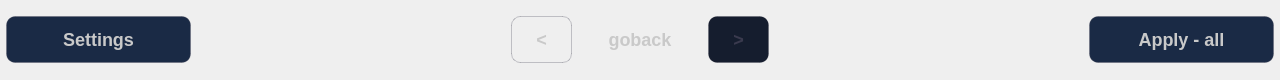
         <widget class="QFrame" name="functionbottomframe">
          <property name="geometry">
           <rect>
            <x>0</x>
            <y>320</y>
            <width>1280</width>
            <height>80</height>
           </rect>
          </property>
          <property name="font">
           <font>
            <family>WenQuanYi Micro Hei</family>
           </font>
          </property>
          <property name="cursor">
           <cursorShape>BlankCursor</cursorShape>
          </property>
          <property name="contextMenuPolicy">
           <enum>Qt::NoContextMenu</enum>
          </property>
          <property name="styleSheet">
           <string notr="true">#functionbottomframe {
    background-color: #101C30;
    border-radius: 9px;
    border: 1px solid rgba(74, 74, 90, 0.4);
}
QPushButton{
    background-color: #1A2A45;
    border: 1px solid rgba(74, 74, 90, 0.3);
    border-radius: 9px;
    font-family: &quot;WenQuanYi Micro Hei&quot;;
	font-weight: bold;
    font-size: 18px;
	color: #C9C9C9;
    padding: 12px 1px;
}
QPushButton:hover {
    background-color: #243356;
    border-color: rgba(100, 100, 130, 0.6);
    color: #E0E0E0;
}
QPushButton:pressed {
    background-color: #0D1525;
    border-color: rgba(100, 100, 130, 0.8);
    color: #FFFFFF;
}</string>
          </property>
          <property name="frameShape">
           <enum>QFrame::NoFrame</enum>
          </property>
          <property name="frameShadow">
           <enum>QFrame::Plain</enum>
          </property>
          <property name="lineWidth">
           <number>0</number>
          </property>
          <layout class="QHBoxLayout" name="horizontalLayout_3" stretch="3,5,1,2,1,5,3">
           <property name="leftMargin">
            <number>6</number>
           </property>
           <property name="topMargin">
            <number>0</number>
           </property>
           <property name="rightMargin">
            <number>6</number>
           </property>
           <property name="bottomMargin">
            <number>0</number>
           </property>
           <item>
            <widget class="QPushButton" name="functionsettingspushButton">
             <property name="cursor">
              <cursorShape>BlankCursor</cursorShape>
             </property>
             <property name="focusPolicy">
              <enum>Qt::NoFocus</enum>
             </property>
             <property name="contextMenuPolicy">
              <enum>Qt::NoContextMenu</enum>
             </property>
             <property name="styleSheet">
              <string notr="true"/>
             </property>
             <property name="text">
              <string>Settings</string>
             </property>
             <property name="icon">
              <iconset>
               <normaloff>:/web/web/icon/settings.png</normaloff>:/web/web/icon/settings.png</iconset>
             </property>
            </widget>
           </item>
           <item>
            <widget class="QPushButton" name="functionpushButton1">
             <property name="enabled">
              <bool>false</bool>
             </property>
             <property name="cursor">
              <cursorShape>BlankCursor</cursorShape>
             </property>
             <property name="focusPolicy">
              <enum>Qt::NoFocus</enum>
             </property>
             <property name="contextMenuPolicy">
              <enum>Qt::NoContextMenu</enum>
             </property>
             <property name="styleSheet">
              <string notr="true">#functionpushButton1
{
background-color: transparent;
border:none;
}
#functionpushButton1:hover {
}
#functionpushButton1:pressed {
}</string>
             </property>
             <property name="text">
              <string/>
             </property>
            </widget>
           </item>
           <item>
            <widget class="QPushButton" name="functionrowsbackpushButton">
             <property name="enabled">
              <bool>true</bool>
             </property>
             <property name="cursor">
              <cursorShape>BlankCursor</cursorShape>
             </property>
             <property name="focusPolicy">
              <enum>Qt::NoFocus</enum>
             </property>
             <property name="contextMenuPolicy">
              <enum>Qt::NoContextMenu</enum>
             </property>
             <property name="styleSheet">
              <string notr="true">#functionrowsbackpushButton {
    background-color: transparent;
    border: 1px solid rgba(74, 74, 90, 0.3);
}
#functionrowsbackpushButton:disabled {
    background-color: #151D2E;
    color: #3A3A4E;
	border: 1px solid rgba(40, 40, 55, 0.2);
}
#functionrowsbackpushButton:hover {
    background-color: #1A2A45;
    color: #FFFFFF;
}
#functionrowsbackpushButton:pressed {
    background-color: #0D1525;
}</string>
             </property>
             <property name="text">
              <string>&lt;</string>
             </property>
            </widget>
           </item>
           <item>
            <widget class="QPushButton" name="functionrowslabelpushButton">
             <property name="enabled">
              <bool>false</bool>
             </property>
             <property name="cursor">
              <cursorShape>BlankCursor</cursorShape>
             </property>
             <property name="focusPolicy">
              <enum>Qt::NoFocus</enum>
             </property>
             <property name="contextMenuPolicy">
              <enum>Qt::NoContextMenu</enum>
             </property>
             <property name="styleSheet">
              <string notr="true">#functionrowslabelpushButton
{
background-color: transparent;
border:none;
}
#functionrowslabelpushButton:hover {
}
#functionrowslabelpushButton:pressed {
}</string>
             </property>
             <property name="text">
              <string>goback</string>
             </property>
            </widget>
           </item>
           <item>
            <widget class="QPushButton" name="functionrowsnextpushButton">
             <property name="enabled">
              <bool>false</bool>
             </property>
             <property name="cursor">
              <cursorShape>BlankCursor</cursorShape>
             </property>
             <property name="focusPolicy">
              <enum>Qt::NoFocus</enum>
             </property>
             <property name="contextMenuPolicy">
              <enum>Qt::NoContextMenu</enum>
             </property>
             <property name="styleSheet">
              <string notr="true">#functionrowsnextpushButton {
    background-color: transparent;
    border: 1px solid rgba(74, 74, 90, 0.3);
}
#functionrowsnextpushButton:disabled {
    background-color: #151D2E;
    color: #3A3A4E;
	border: 1px solid rgba(40, 40, 55, 0.2);
}
#functionrowsnextpushButton:hover {
    background-color: #1A2A45;
    color: #FFFFFF;
}
#functionrowsnextpushButton:pressed {
    background-color: #0D1525;
}</string>
             </property>
             <property name="text">
              <string>&gt;</string>
             </property>
            </widget>
           </item>
           <item>
            <widget class="QPushButton" name="functionpushButton2">
             <property name="enabled">
              <bool>false</bool>
             </property>
             <property name="cursor">
              <cursorShape>BlankCursor</cursorShape>
             </property>
             <property name="focusPolicy">
              <enum>Qt::NoFocus</enum>
             </property>
             <property name="contextMenuPolicy">
              <enum>Qt::NoContextMenu</enum>
             </property>
             <property name="styleSheet">
              <string notr="true">#functionpushButton2
{
background-color: transparent;
border:none;
}
#functionpushButton2:hover {
}
#functionpushButton2:pressed {
}</string>
             </property>
             <property name="text">
              <string/>
             </property>
            </widget>
           </item>
           <item>
            <widget class="QPushButton" name="functionallapplypushButton">
             <property name="cursor">
              <cursorShape>BlankCursor</cursorShape>
             </property>
             <property name="focusPolicy">
              <enum>Qt::NoFocus</enum>
             </property>
             <property name="contextMenuPolicy">
              <enum>Qt::NoContextMenu</enum>
             </property>
             <property name="text">
              <string>Apply - all</string>
             </property>
            </widget>
           </item>
          </layout>
         </widget>
